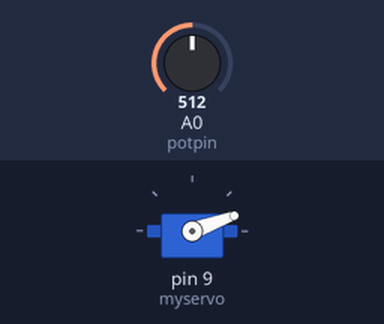
Recording of a sketch running on a simulated Arduino Uno, built with avr-gcc and run on an emulated ATmega328P. Shown: servo. Inputs (shaded band) come from the test bench; at power-on: A0 (potpin) = 512.

Above: at 1.2 s.
1.3 s: A0 (potpin) set to 493
At 1.8 s:
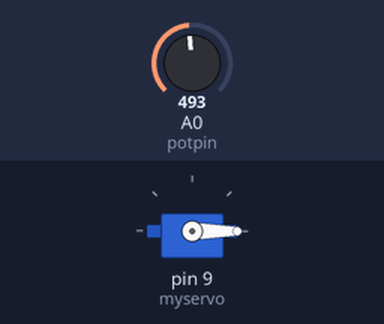
2.8 s: A0 (potpin) set to 522
At 4.0 s:
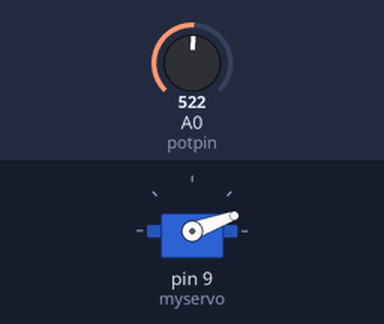
4.3 s: A0 (potpin) set to 511
At 5.2 s:
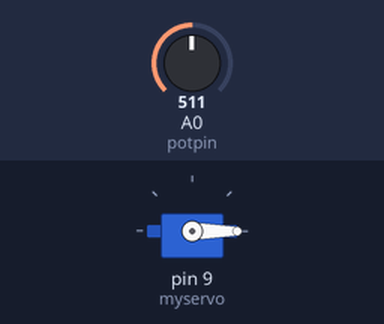
Timing chart, 0 to 7.3 s (numbered marks = the images above; inputs shaded):
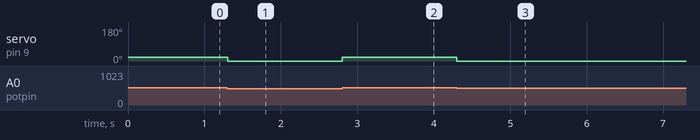

Measured:
- the behaviour switches between 512 and 511 on A0 (potpin) (found by bisection; images 0 and 1)
- after the input at 1.3 s, servo on pin 9 (myservo): 20° → 0° at once
- after the input at 2.8 s, servo on pin 9 (myservo): 0° → 20° at once
- after the input at 4.3 s, servo on pin 9 (myservo): 20° → 0° at once

The sketch:

Knob.ino
```cpp
/* https://www.youtube.com/watch?v=DAFXa6-XIPU canal youtube
 Controlling a servo position using a potentiometer (variable resistor)
 by Michal Rinott <http://people.interaction-ivrea.it/m.rinott>

 modified on 8 Nov 2013
 by Scott Fitzgerald
 http://www.arduino.cc/en/Tutorial/Knob
*/

#include <Servo.h>

Servo myservo;  // create servo object to control a servo

int potpin = A0;  // analog pin used to connect the potentiometer
int val;    // variable to read the value from the analog pin

void setup() {
  myservo.attach(9);  // attaches the servo on pin 9 to the servo object
}

void loop() {
  val = analogRead(potpin);            // reads the value of the potentiometer (value between 0 and 1023)
  //val = map(val, 0, 1023, 0, 180);     // scale it for use with the servo (value between 0 and 180)

  if ( val < 512 ) {
      myservo.write(0);                  // sets the servo position according to the scaled value
   }

   if ( val >= 512 ) {
      myservo.write(20);                  // sets the servo position according to the scaled value
   }

   delay(15);                           // waits for the servo to get there

}
```
